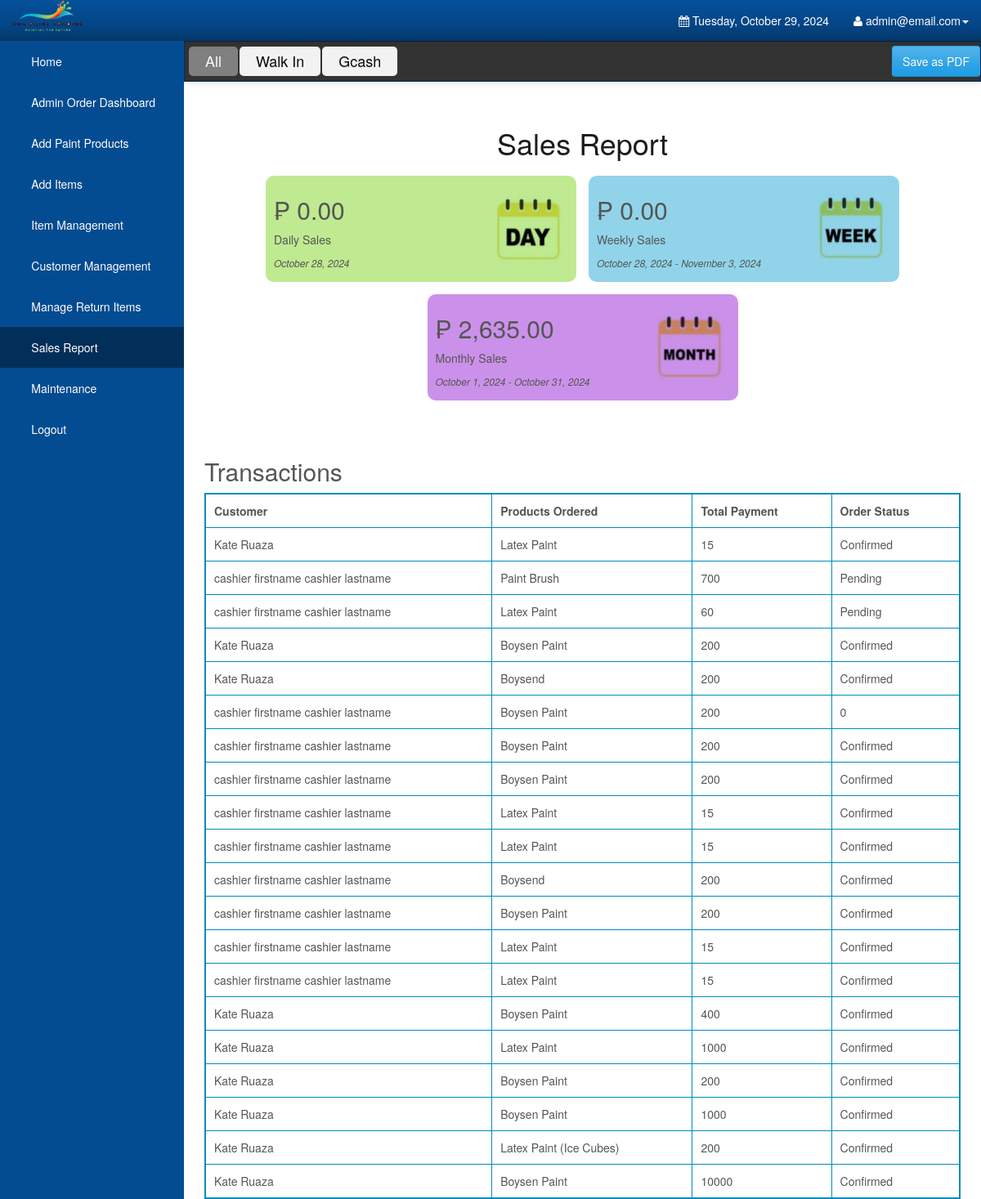
The page /Admin/salesreport.php (signed in) on the database its author committed.
### tables this page shows
CREATE TABLE `orderdetails` (
  `order_id` int(10) UNSIGNED NOT NULL,
  `user_id` int(11) NOT NULL DEFAULT 0,
  `order_name` varchar(1000) NOT NULL DEFAULT '',
  `order_price` double NOT NULL DEFAULT 0,
  `order_quantity` int(10) UNSIGNED NOT NULL DEFAULT 0,
  `order_total` double NOT NULL DEFAULT 0,
  `order_status` varchar(45) NOT NULL DEFAULT '',
  `order_date` date DEFAULT NULL,
  `order_pick_up` datetime(6) DEFAULT NULL,
  `order_pick_place` enum('Quezon City','Caloocan','Valenzuela','San Jose de Monte') DEFAULT NULL,
  `gl` enum('Gallon','Liter') DEFAULT NULL,
  `payment_id` int(11) DEFAULT NULL,
  `product_id` int(11) DEFAULT NULL
);

CREATE TABLE `users` (
  `user_id` int(11) NOT NULL,
  `user_email` varchar(1000) NOT NULL,
  `user_password` varchar(1000) NOT NULL,
  `user_firstname` varchar(1000) NOT NULL,
  `user_lastname` varchar(1000) NOT NULL,
  `user_address` varchar(1000) NOT NULL,
  `user_mobile` varchar(255) NOT NULL,
  `type` enum('Admin','Customer','Cashier') DEFAULT NULL
);

### Admin/salesreport.php (the view, shortened to what this page needs)
<?php
require_once 'config.php';
$order_type = $_GET['order_type'] ?? null;
if ($order_type !== 'walk_in' && $order_type !== 'online' && $order_type !== 'gcash') {
    $order_type = null;
}
?>
<!DOCTYPE html>
<html lang="en">
<head>
    <link rel="stylesheet" type="text/css" href="bootstrap/css/bootstrap.min.css" />
    <link rel="stylesheet" type="text/css" href="font-awesome/css/font-awesome.min.css" />
    <link rel="stylesheet" type="text/css" href="css/local.css" />
    <link rel="stylesheet" type="text/css" href="css/salesreport.css" />
    <link rel="stylesheet" href="https://cdn.jsdelivr.net/npm/sweetalert2@11/dist/sweetalert2.min.css">
</head>
<body>
    <div id="wrapper">
        <nav class="navbar navbar-inverse navbar-fixed-top" role="navigation">
            <div class="navbar-header">
                <img class="logo-custom" src="../assets/img/logo.png" alt="" style="height: 40px; margin-left: 15px;" />
            </div>
            <div class="collapse navbar-collapse navbar-ex1-collapse">
                <ul class="nav navbar-nav side-nav">
                    <li><a href="index.php"> &nbsp; &nbsp; &nbsp; Home</a></li>
                    <li><a href="orderdetails.php"> &nbsp; &nbsp; &nbsp; Admin Order Dashboard</a></li>
                    <li><a data-toggle="modal" data-target="#uploadModal"> &nbsp; &nbsp; &nbsp; Add Paint Products</a></li>
                    <li><a data-toggle="modal" data-target="#uploadItems"> &nbsp; &nbsp; &nbsp; Add Items</a></li>
                    <li><a href="items.php"> &nbsp; &nbsp; &nbsp; Item Management</a></li>
                    <li><a href="customers.php"> &nbsp; &nbsp; &nbsp; Customer Management</a></li>
                    <li><a href="manage_return.php"> &nbsp; &nbsp; &nbsp; Manage Return Items</a></li>
                    <li class="active"><a href="salesreport.php"> &nbsp; &nbsp; &nbsp; Sales Report</a></li>
                    <li><a href="maintenance.php"> &nbsp; &nbsp; &nbsp; Maintenance</a></li>
                    <li><a href="logout.php"> &nbsp; &nbsp; &nbsp; Logout</a></li>
                </ul>
                <ul class="nav navbar-nav navbar-right navbar-user">
                    <li class="dropdown messages-dropdown">
                        <a href="#"><i class="fa fa-calendar"></i> <?php
                                                                    $Today = date('y:m:d');
                                                                    $new = date('l, F d, Y', strtotime($Today));
                                                                    echo $new; ?></a>
                    </li>
                    <li class="dropdown user-dropdown">
                        <a href="#" class="dropdown-toggle" data-toggle="dropdown"><i class="fa fa-user"></i> <?php extract($_SESSION);
                                                                                                                echo $admin_username; ?><b class="caret"></b></a>
                    </li>
                </ul>
            </div>
        </nav>
        <nav id="filterTab" class="navbar navbar-inverse">
            <a class="btn mnav <?php echo ($order_type !== 'walk_in' && $order_type !== 'gcash')? 'activeFilterTab' : '' ?>" href="./salesreport.php">All</a>
            <a class="btn mnav <?php echo ($order_type === 'walk_in')? 'activeFilterTab': '' ?>" href="./salesreport.php?order_type=walk_in">Walk In</a>
            <a class="btn mnav <?php echo ($order_type === 'gcash')? 'activeFilterTab': '' ?>" href="./salesreport.php?order_type=gcash">Gcash</a>
            <a type="button" class="btn btn-primary" id="saveAsPDFBtn" href="generate_pdf.php<?php echo ($order_type)? "?order_type=$order_type": '' ?>">Save as PDF</a>
        </nav>
        <div id="page-wrapper">
            <div class="sales-report-container">
                <h1>Sales Report</h1>
                <div class="sales-report-content">
                    <?php
                        $order_type_str = '';
                        $stmt_daily = $DB_con->prepare(
                        'SELECT SUM(order_total) as daily_sales, DATE(order_date) as date
                        FROM orderdetails
                            LEFT JOIN paymentform ON orderdetails.payment_id = paymentform.id
                        WHERE DATE(CURDATE()) = DATE(order_date)' . $order_type_str);
                    $stmt_daily->execute();
                    $daily = $stmt_daily->fetch(PDO::FETCH_ASSOC);
                    $dailySales = $daily['daily_sales'] ?? 0;
                    $dailyDate = $daily['date'] ?? date('Y-m-d');
                    $stmt_weekly = $DB_con->prepare(
                        'SELECT SUM(order_total) as weekly_sales,
                                DATE_SUB(CURDATE(), INTERVAL WEEKDAY(CURDATE()) DAY) as start_date,
                                DATE_ADD(DATE_SUB(CURDATE(), INTERVAL WEEKDAY(CURDATE()) DAY), INTERVAL 6 DAY) as end_date
                         FROM orderdetails
                            LEFT JOIN paymentform ON orderdetails.payment_id = paymentform.id
                         WHERE DATE(order_date) BETWEEN
                               DATE_SUB(CURDATE(), INTERVAL WEEKDAY(CURDATE()) DAY)
                               AND DATE_ADD(DATE_SUB(CURDATE(), INTERVAL WEEKDAY(CURDATE()) DAY), INTERVAL 6 DAY)' . $order_type_str
                    );
                    $stmt_weekly->execute();
                    $weekly = $stmt_weekly->fetch(PDO::FETCH_ASSOC);
                    $weeklySales = $weekly['weekly_sales'] ?? 0;
                    $weeklyStartDate = $weekly['start_date'] ?? date('Y-m-d', strtotime('-7 days'));
                    $weeklyEndDate = $weekly['end_date'] ?? date('Y-m-d');
                    $stmt_monthly = $DB_con->prepare(
                        'SELECT SUM(order_total) as monthly_sales,
                                DATE_FORMAT(CURDATE(), "%Y-%m-01") as start_date,
                                LAST_DAY(CURDATE()) as end_date
                         FROM orderdetails
                            LEFT JOIN paymentform ON orderdetails.payment_id = paymentform.id
                         WHERE DATE(order_date) BETWEEN
                               DATE_FORMAT(CURDATE(), "%Y-%m-01")
                               AND LAST_DAY(CURDATE())' . $order_type_str
                    );
                    $stmt_monthly->execute();
                    $monthly = $stmt_monthly->fetch(PDO::FETCH_ASSOC);
                    $monthlySales = $monthly['monthly_sales'] ?? 0;
                    $monthlyStartDate = $monthly['start_date'] ?? date('Y-m-d', strtotime('-1 month'));
                    $monthlyEndDate = $monthly['end_date'] ?? date('Y-m-d');
                    ?>
                    <div class="sales-report-item" data-toggle="modal" data-target="#dailySales">
                        <div>
                            <h2>&#8369 <?php echo number_format($dailySales, 2); ?></h2>
                            <p>Daily Sales</p>
                            <p><?php echo date('F j, Y', strtotime($dailyDate)); ?></p>
                        </div>
                        <img src="./local_image/daily.jpeg" alt="Daily Sales">
                    </div>
                    <div class="sales-report-item" data-toggle="modal" data-target="#weeklySales">
                        <div>
                            <h2>&#8369 <?php echo number_format($weeklySales, 2); ?></h2>
                            <p>Weekly Sales</p>
                            <p><?php echo date('F j, Y', strtotime($weeklyStartDate)) . ' - ' . date('F j, Y', strtotime($weeklyEndDate)); ?></p>
                        </div>
                        <img src="./local_image/weekly.jpeg" alt="Weekly Sales">
                    </div>
                    <div class="sales-report-item" data-toggle="modal" data-target="#monthlySales">
                        <div>
                            <h2>&#8369 <?php echo number_format($monthlySales, 2); ?></h2>
                            <p>Monthly Sales</p>
                            <p><?php echo date('F j, Y', strtotime($monthlyStartDate)) . ' - ' . date('F j, Y', strtotime($monthlyEndDate)); ?></p>
                        </div>
                        <img src="./local_image/monthly.jpeg" alt="Monthly Sales">
                    </div>
                </div>
                <div class="sales-report-transactions">
                    <h2>Transactions</h2>
                    <div class="transactions-table">
                        <table>
                            <thead>
                                <tr>
                                    <th>Customer</th>
                                    <th>Products Ordered</th>
                                    <th>Total Payment</th>
                                    <th>Order Status</th>
                                </tr>
                            </thead>
                            <tbody>
                                <?php
                                $stmt = $DB_con->prepare('SELECT users.user_email, users.user_firstname, users.user_lastname, users.user_address, orderdetails.* FROM users INNER JOIN orderdetails ON users.user_id = orderdetails.user_id ORDER BY orderdetails.order_pick_up DESC');
                                $stmt->execute();
                                if ($stmt->rowCount() > 0) {
                                    while ($row = $stmt->fetch(PDO::FETCH_ASSOC)) {
                                        $customerName = $row['user_firstname'] . ' ' . $row['user_lastname'];
                                        $productsOrdered = $row['order_name'];
                                        $orderStatus = $row['order_status'];
                                        $totalBill = $row['order_total'];
                                        ?>
                                        <tr>
                                            <td><?php echo htmlspecialchars($customerName); ?></td>
                                            <td><?php echo htmlspecialchars($productsOrdered); ?></td>
                                            <td><?php echo htmlspecialchars($totalBill); ?></td>
                                            <td><?php echo htmlspecialchars($orderStatus); ?></td>
                                        </tr>
                                        <?php
                                    }
                                } else {
                                    ?>
                                    <tr>
                                        <td colspan="3">No transactions found.</td>
                                    </tr>
                                    <?php
                                }
                                ?>
                            </tbody>
                        </table>
                    </div>
                </div>
            </div>
        </div>
        <br />
        <br />
    </div>
</body>
</html>

### Admin/css/local.css (style rules this page uses)
#wrapper { padding-left: 0; }
#page-wrapper { width: 100%; padding: 5px 15px; }
body { font-family: "Helvetica Neue", Helvetica, Arial, sans-serif; font-size: 14px; line-height: 1.42857143; color: #555555; background-color: #ffffff; }
.btn { display: inline-block; margin-bottom: 0; font-weight: normal; text-align: center; vertical-align: middle; cursor: pointer; background-image: none; border: 1px solid transparent; white-space: nowrap; padding: 8px 12px; font-size: 14px; line-height: 1.42857143; border-radius: 4px; -webkit-user-select: none; -moz-user-select: none; -ms-user-select: none; user-select: none; }
.btn-primary { color: #ffffff; background-color: #2fa4e7; border-color: #2fa4e7; }
.navbar-inverse { background-color: #033c73; border-color: #022f5a; }
.navbar-inverse .navbar-nav > li > a { color: #ffffff; }
.navbar-inverse .navbar-nav > .active > a, .navbar-inverse .navbar-nav > .active > a:hover, .navbar-inverse .navbar-nav > .active > a:focus { color: #ffffff; background-color: #022f5a; }
.navbar-inverse .navbar-collapse, .navbar-inverse .navbar-form { border-color: #022a50; }
.navbar { background-image: -webkit-linear-gradient(#54b4eb, #2fa4e7 60%, #1d9ce5); background-image: linear-gradient(#54b4eb, #2fa4e7 60%, #1d9ce5); background-repeat: no-repeat; filter: progid:DXImageTransform.Microsoft.gradient(startColorstr='#ff54b4eb', endColorstr='#ff1d9ce5', GradientType=0); border-bottom: 1px solid #178acc; filter: none; -webkit-box-shadow: 0 1px 10px rgba(0, 0, 0, 0.1); box-shadow: 0 1px 10px rgba(0, 0, 0, 0.1); }
.navbar .navbar-nav > li > a, .navbar-brand { text-shadow: 0 1px 0 rgba(0, 0, 0, 0.1); }
.navbar-inverse { background-image: -webkit-linear-gradient(#04519b, #044687 60%, #033769); background-image: linear-gradient(#04519b, #044687 60%, #033769); background-repeat: no-repeat; filter: progid:DXImageTransform.Microsoft.gradient(startColorstr='#ff04519b', endColorstr='#ff033769', GradientType=0); filter: none; border-bottom: 1px solid #022241; }
.btn { text-shadow: 0 1px 0 rgba(0, 0, 0, 0.1); }
.btn-primary { background-image: -webkit-linear-gradient(#54b4eb, #2fa4e7 60%, #1d9ce5); background-image: linear-gradient(#54b4eb, #2fa4e7 60%, #1d9ce5); background-repeat: no-repeat; filter: progid:DXImageTransform.Microsoft.gradient(startColorstr='#ff54b4eb', endColorstr='#ff1d9ce5', GradientType=0); filter: none; border-bottom: 1px solid #178acc; }
.clearfix:before, .clearfix:after, .container:before, .container:after, .container-fluid:before, .container-fluid:after, .row:before, .row:after, .form-horizontal .form-group:before, .form-horizontal .form-group:after, .btn-toolbar:before, .btn-toolbar:after, .btn-group-vertical > .btn-group:before, .btn-group-vertical > .btn-group:after, .nav:before, .nav:after, .navbar:before, .navbar:after, .navbar-header:before, .navbar-header:after, .navbar-collapse:before, .navbar-collapse:after, .pager:before, .pager:after, .panel-body:before, .panel-body:after, .modal-footer:before, .modal-footer:after { content: " "; display: table; }
.clearfix:after, .container:after, .container-fluid:after, .row:after, .form-horizontal .form-group:after, .btn-toolbar:after, .btn-group-vertical > .btn-group:after, .nav:after, .navbar:after, .navbar-header:after, .navbar-collapse:after, .pager:after, .panel-body:after, .modal-footer:after { clear: both; }
a { color: #2fa4e7; text-decoration: none; }
@media (min-width:768px) { #wrapper { padding-left: 225px; } }
@media (min-width:768px) { #page-wrapper { padding: 15px 25px; } }
@media (min-width:768px) { .side-nav { margin-left: -225px; left: 225px; width: 225px; position: fixed; top: 50px; height: 100%; border-radius: 0; border: none; background-color: #044C92; overflow-y: auto; } }
@media (min-width:768px) { .side-nav>li>a { width: 225px; } }
@media (min-width:768px) { .navbar-collapse { padding-left: 15px !important; padding-right: 15px !important; } }

### Admin/salesreport.php (style rules this page uses)
#filterTab { display: flex; align-items: center; position: fixed; top: 50px; background: #333; border-radius: 0; width: calc(100% - 225px); }
#filterTab .mnav { padding: 5px 20px; border: none; font-size: 18px; margin-right: 2px; background: #f2f2f2; border-radius: 5px; color: #0f0f0f; }
#filterTab .mnav:first-child { margin-left: 5px; }
#saveAsPDFBtn { margin-left: auto; }
.sales-report-container { margin-top: 50px; }
#filterTab .activeFilterTab { background: gray; color: white; }

### rows shown on the page
orderdetails: user.user_lastname "Kate Ruaza", order_name "Latex Paint", order_total "15", order_status "Confirmed"
orderdetails: user.user_lastname "cashier firstname cashier lastname", order_name "Paint Brush", order_total "700", order_status "Pending"
orderdetails: user.user_lastname "cashier firstname cashier lastname", order_name "Latex Paint", order_total "60", order_status "Pending"
orderdetails: user.user_lastname "Kate Ruaza", order_name "Boysen Paint", order_total "200", order_status "Confirmed"
orderdetails: user.user_lastname "Kate Ruaza", order_name "Boysend", order_total "200", order_status "Confirmed"
orderdetails: user.user_lastname "cashier firstname cashier lastname", order_name "Boysen Paint", order_total "200", order_status "0"
orderdetails: user.user_lastname "cashier firstname cashier lastname", order_name "Boysen Paint", order_total "200", order_status "Confirmed"
orderdetails: user.user_lastname "cashier firstname cashier lastname", order_name "Boysen Paint", order_total "200", order_status "Confirmed"
orderdetails: user.user_lastname "cashier firstname cashier lastname", order_name "Latex Paint", order_total "15", order_status "Confirmed"
orderdetails: user.user_lastname "cashier firstname cashier lastname", order_name "Latex Paint", order_total "15", order_status "Confirmed"
orderdetails: user.user_lastname "cashier firstname cashier lastname", order_name "Boysend", order_total "200", order_status "Confirmed"
orderdetails: user.user_lastname "cashier firstname cashier lastname", order_name "Boysen Paint", order_total "200", order_status "Confirmed"
orderdetails: user.user_lastname "cashier firstname cashier lastname", order_name "Latex Paint", order_total "15", order_status "Confirmed"
orderdetails: user.user_lastname "cashier firstname cashier lastname", order_name "Latex Paint", order_total "15", order_status "Confirmed"
orderdetails: user.user_lastname "Kate Ruaza", order_name "Boysen Paint", order_total "400", order_status "Confirmed"
orderdetails: user.user_lastname "Kate Ruaza", order_name "Latex Paint", order_total "1000", order_status "Confirmed"
orderdetails: user.user_lastname "Kate Ruaza", order_name "Boysen Paint", order_total "200", order_status "Confirmed"
orderdetails: user.user_lastname "Kate Ruaza", order_name "Boysen Paint", order_total "1000", order_status "Confirmed"
orderdetails: user.user_lastname "Kate Ruaza", order_name "Latex Paint (Ice Cubes)", order_total "200", order_status "Confirmed"
orderdetails: user.user_lastname "Kate Ruaza", order_name "Boysen Paint", order_total "10000", order_status "Confirmed"

### other values the page prints
$admin_username "admin@email.com"
$dailySales "0.00"
$weeklySales "0.00"
$monthlySales "2,635.00"
